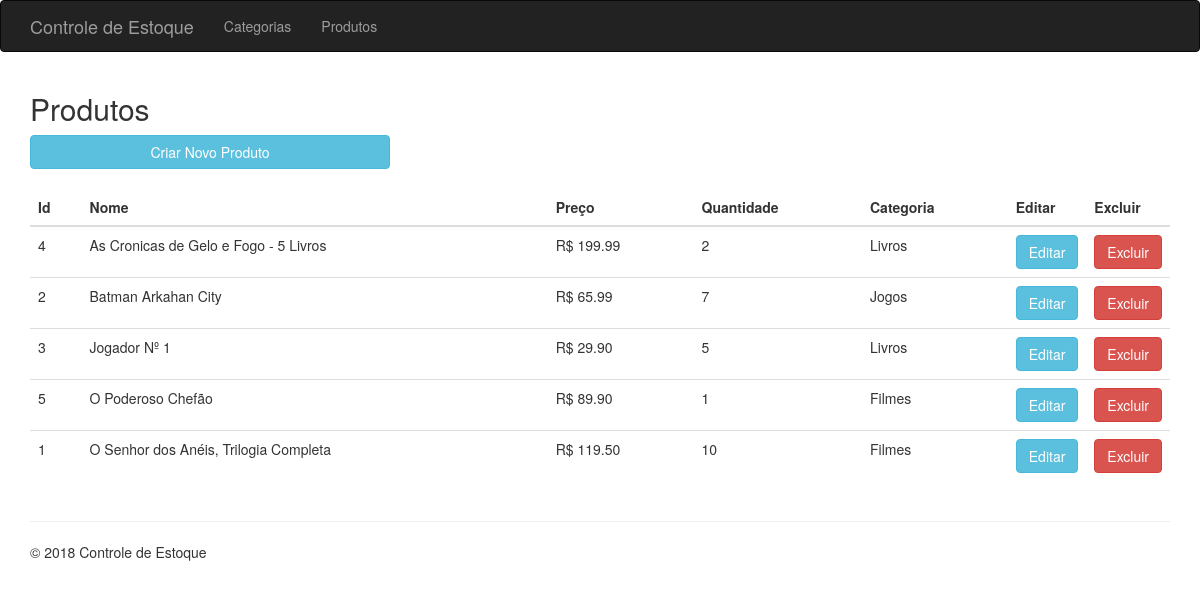
Page /listar-produto.php on the committed database.
### tables this page shows
CREATE TABLE produtos
(
  id INT NOT NULL AUTO_INCREMENT,
  nome VARCHAR(150) NOT NULL,
  preco DOUBLE(9,2) NOT NULL,
  quantidade INT NOT NULL,
  categoria_id INT NOT NULL,
  PRIMARY KEY(id)
);

CREATE TABLE categorias
(
  id INT NOT NULL AUTO_INCREMENT,
  nome VARCHAR(50) NOT NULL,
  PRIMARY KEY(id)
);

### model/ProdutoModel.php (called while the page is built, shortened)
<?php
class ProdutoModel
{
    public static function listar()
    {
        $query =
            "SELECT p.id, p.nome, preco, quantidade, categoria_id, c.nome
             AS categoria_nome
             FROM produtos p
             INNER JOIN categorias c
             ON p.categoria_id = c.id
             ORDER BY p.nome ";
        $conexao = Conexao::pegarConexao();
        $resultado = $conexao->query($query);
        $lista = $resultado->fetchAll();
        return $lista;
    }
}

### listar-produto.php (the view, shortened to what this page needs)
<?php
try {
    $lista = ProdutoModel::listar();
} catch (Exception $e) {
    Erro::trataErro($e);
}
?>
<?php require_once 'cabecalho.php'; ?>
    <div class="row">
        <div class="col-md-12">
            <h2>Produtos</h2>
        </div>
    </div>
    <div class="row">
        <div class="col-md-4">
            <a href="inserir-produto.php" class="btn btn-info btn-block">Criar Novo Produto</a>
        </div>
    </div>
    <br>
    <div class="row">
        <div class="col-md-12">
            <?php if (count($lista) > 0): ?>
                <table class="table">
                    <thead>
                    <tr>
                        <th>Id</th>
                        <th>Nome</th>
                        <th>Preço</th>
                        <th>Quantidade</th>
                        <th>Categoria</th>
                        <th class="acao">Editar</th>
                        <th class="acao">Excluir</th>
                    </tr>
                    </thead>
                    <tbody>
                    <?php foreach ($lista as $linha): ?>
                        <tr>
                            <td><?php echo $linha['id'] ?></td>
                            <td><?php echo $linha['nome'] ?></td>
                            <td>R$ <?php echo $linha['preco'] ?></td>
                            <td><?php echo $linha['quantidade'] ?></td>
                            <td><?php echo $linha['categoria_nome'] ?></td>
                            <td><a href="editar-produto.php?id=<?php echo $linha['id'] ?>" class="btn btn-info">Editar</a></td>
                            <td><a href="excluir-produto-service.php?id=<?php echo $linha['id'] ?>" class="btn btn-danger">Excluir</a></td>
                        </tr>
                    <?php endforeach ?>
                    </tbody>
                </table>
            <?php else: ?>
                <p>Nenhum produto cadastrado</p>
            <?php endif ?>
        </div>
    </div>
<?php require_once 'rodape.php' ?>

### cabecalho.php (shortened to what this page needs)
<!DOCTYPE html>
<html lang="pt-br">
<head>
    <link href="assets/css/bootstrap.min.css" rel="stylesheet">
    <link href="assets/css/app.css" rel="stylesheet">
</head>
<body>
<nav class="navbar navbar-inverse">
    <div class="container">
        <div class="navbar-header">
            <a class="navbar-brand" href="index.php">Controle de Estoque</a>
        </div>
        <div id="navbar" class="navbar-collapse collapse">
            <ul class="nav navbar-nav">
                <li><a href="listar-categoria.php">Categorias</a></li>
                <li><a href="listar-produto.php">Produtos</a></li>
            </ul>
        </div>
    </div>
</nav>
<div class="container">

### rodape.php
<hr>
<footer>
    <p>&copy; 2018 Controle de Estoque</p>
</footer>
</div>
</body>
</html>

### assets/css/app.css (style rules this page uses)
.table th+.acao { width: 50px; }

### rows in the picture
produtos: id "4", nome "As Cronicas de Gelo e Fogo - 5 Livros", preco "199.99", quantidade "2", categoria.nome "Livros"
produtos: id "2", nome "Batman Arkahan City", preco "65.99", quantidade "7", categoria.nome "Jogos"
produtos: id "3", nome "Jogador Nº 1", preco "29.90", quantidade "5", categoria.nome "Livros"
produtos: id "5", nome "O Poderoso Chefão", preco "89.90", quantidade "1", categoria.nome "Filmes"
produtos: id "1", nome "O Senhor dos Anéis, Trilogia Completa", preco "119.50", quantidade "10", categoria.nome "Filmes"
